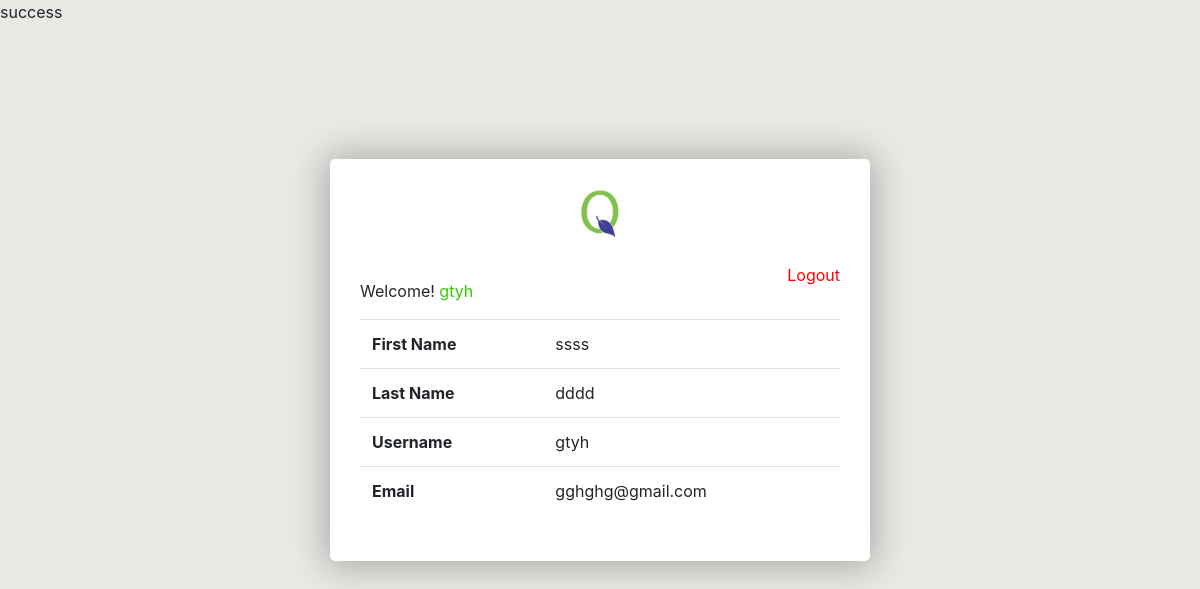
Page /account.php (signed in) on the committed database.
### tables this page shows
CREATE TABLE `users` (
  `sno` int(10) NOT NULL,
  `fname` varchar(30) DEFAULT NULL,
  `lname` varchar(30) DEFAULT NULL,
  `username` varchar(40) DEFAULT NULL,
  `email` varchar(50) DEFAULT NULL,
  `password` varchar(70) DEFAULT NULL,
  `date` datetime DEFAULT NULL
);

### account.php (the view, shortened to what this page needs)
<!DOCTYPE html>
<?php require_once("config.php");
  $email=$_SESSION["login_email"];
  $findresult = mysqli_query($dbc, "SELECT * FROM users WHERE email= '$email'");
if($res = mysqli_fetch_array($findresult))
{
$username = $res['username'];
$fname = $res['fname'];
$lname = $res['lname'];
$email = $res['email'];
}
 ?>
<html>
<head>
    <link rel="stylesheet" href="https://cdn.jsdelivr.net/npm/bootstrap@4.5.3/dist/css/bootstrap.min.css">
    <link rel="stylesheet" href="log-pg.css">
</head>
<body>
<div class="container">
    <div class="row">
        <div class="col-sm-3">
        </div>
        <div class="col-sm-6">
     <form action="login_process.php" method="POST">
  <div class="login_form">
 <img src= "qlogo.png" alt="QbPro" class="logo img-fluid"> <br>
     <p><a href="logout.php"><span style="color:red; float: right;">Logout</span> </a></p>
          <p> Welcome! <span style="color:#33CC00"><?php echo $username; ?></span> </p>
          <table class="table">
          <tr>
              <th>First Name </th>
              <td><?php echo $fname; ?></td>
          </tr>
          <tr>
              <th>Last Name </th>
              <td><?php echo $lname; ?></td>
          </tr>
          <tr>
              <th>Username </th>
              <td><?php echo $username; ?></td>
          </tr>
           <tr>
              <th>Email </th>
              <td><?php echo $email; ?></td>
          </tr>
          </table>
        </div>
    </div>
</div>
</body>
</html>

### log-pg.css (style rules this page uses)
body { background: #EAE9E5; }
.login_form { margin-top: 25%; background: #fff; padding: 30px; box-shadow:0px 1px 36px 5px rgba(0,0,0,0.28); border-radius: 5px; }
.logo { height: 50px; width: auto; display: block; margin-left: auto; margin-right: auto; }

### rows in the picture
users: username "gtyh", fname "ssss", lname "dddd", email "gghghg@gmail.com"
